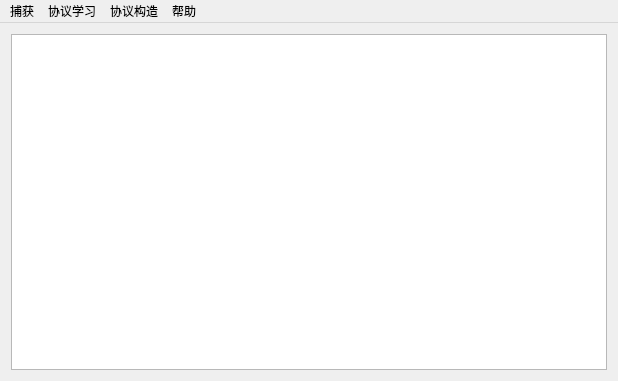
<?xml version="1.0" encoding="UTF-8"?>
<ui version="4.0">
 <class>MainWindow</class>
 <widget class="QMainWindow" name="MainWindow">
  <property name="geometry">
   <rect>
    <x>0</x>
    <y>0</y>
    <width>618</width>
    <height>381</height>
   </rect>
  </property>
  <property name="windowTitle">
   <string>MainWindow</string>
  </property>
  <widget class="QWidget" name="centralWidget">
   <layout class="QHBoxLayout" name="horizontalLayout">
    <item>
     <widget class="QTableView" name="main_tableView"/>
    </item>
   </layout>
  </widget>
  <widget class="QMenuBar" name="menuBar">
   <property name="geometry">
    <rect>
     <x>0</x>
     <y>0</y>
     <width>618</width>
     <height>22</height>
    </rect>
   </property>
   <widget class="QMenu" name="menu">
    <property name="title">
     <string>捕获</string>
    </property>
    <addaction name="ac_choose"/>
    <addaction name="separator"/>
    <addaction name="ac_start"/>
    <addaction name="action_3"/>
   </widget>
   <widget class="QMenu" name="menu_2">
    <property name="title">
     <string>协议学习</string>
    </property>
    <addaction name="actionHttp"/>
    <addaction name="actionARP"/>
    <addaction name="actionIP"/>
    <addaction name="actionTCP"/>
    <addaction name="actionUDP"/>
    <addaction name="actionICMP"/>
    <addaction name="actionHTTP"/>
   </widget>
   <widget class="QMenu" name="menu_3">
    <property name="title">
     <string>协议构造</string>
    </property>
    <addaction name="actionstart"/>
    <addaction name="actionIP_2"/>
    <addaction name="actionTCP_2"/>
    <addaction name="actionUDP_2"/>
    <addaction name="actionICMP_2"/>
   </widget>
   <widget class="QMenu" name="menu_4">
    <property name="title">
     <string>帮助</string>
    </property>
    <addaction name="actionstart_2"/>
    <addaction name="action_4"/>
   </widget>
   <addaction name="menu"/>
   <addaction name="menu_2"/>
   <addaction name="menu_3"/>
   <addaction name="menu_4"/>
  </widget>
  <action name="ac_choose">
   <property name="text">
    <string>接口选择</string>
   </property>
  </action>
  <action name="actionHttp">
   <property name="text">
    <string>Ethnet</string>
   </property>
  </action>
  <action name="actionstart">
   <property name="text">
    <string>ARP</string>
   </property>
  </action>
  <action name="actionstart_2">
   <property name="text">
    <string>协议简介</string>
   </property>
  </action>
  <action name="ac_start">
   <property name="text">
    <string>开始捕获</string>
   </property>
  </action>
  <action name="action_3">
   <property name="text">
    <string>结束</string>
   </property>
  </action>
  <action name="actionARP">
   <property name="text">
    <string>ARP</string>
   </property>
  </action>
  <action name="actionIP">
   <property name="text">
    <string>IP</string>
   </property>
  </action>
  <action name="actionTCP">
   <property name="text">
    <string>TCP</string>
   </property>
  </action>
  <action name="actionUDP">
   <property name="text">
    <string>UDP</string>
   </property>
  </action>
  <action name="actionICMP">
   <property name="text">
    <string>ICMP</string>
   </property>
  </action>
  <action name="actionHTTP">
   <property name="text">
    <string>HTTP</string>
   </property>
  </action>
  <action name="actionIP_2">
   <property name="text">
    <string>IP</string>
   </property>
  </action>
  <action name="actionTCP_2">
   <property name="text">
    <string>TCP</string>
   </property>
  </action>
  <action name="actionUDP_2">
   <property name="text">
    <string>UDP</string>
   </property>
  </action>
  <action name="actionICMP_2">
   <property name="text">
    <string>ICMP</string>
   </property>
  </action>
  <action name="action_4">
   <property name="text">
    <string>关于系统</string>
   </property>
  </action>
 </widget>
 <layoutdefault spacing="6" margin="11"/>
 <resources/>
 <connections/>
</ui>
